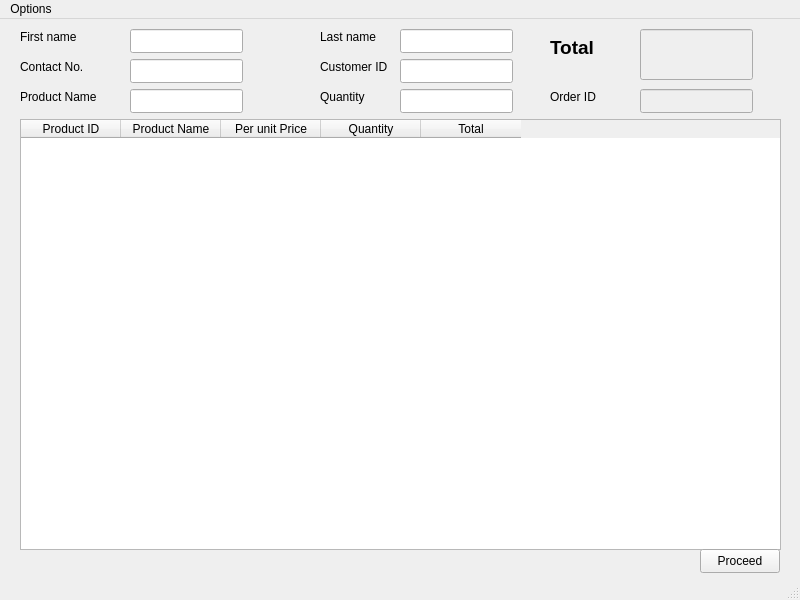
<?xml version="1.0" encoding="UTF-8"?>
<ui version="4.0">
 <class>MainWindow</class>
 <widget class="QMainWindow" name="MainWindow">
  <property name="geometry">
   <rect>
    <x>0</x>
    <y>0</y>
    <width>800</width>
    <height>600</height>
   </rect>
  </property>
  <property name="windowTitle">
   <string>MainWindow</string>
  </property>
  <widget class="QWidget" name="centralwidget">
   <widget class="QLineEdit" name="lineEdit_5">
    <property name="geometry">
     <rect>
      <x>400</x>
      <y>70</y>
      <width>113</width>
      <height>24</height>
     </rect>
    </property>
   </widget>
   <widget class="QLabel" name="label_7">
    <property name="geometry">
     <rect>
      <x>550</x>
      <y>70</y>
      <width>71</width>
      <height>16</height>
     </rect>
    </property>
    <property name="text">
     <string>Order ID</string>
    </property>
   </widget>
   <widget class="QLabel" name="label_5">
    <property name="geometry">
     <rect>
      <x>20</x>
      <y>70</y>
      <width>81</width>
      <height>16</height>
     </rect>
    </property>
    <property name="text">
     <string>Product Name</string>
    </property>
   </widget>
   <widget class="QLineEdit" name="lineEdit_6">
    <property name="enabled">
     <bool>false</bool>
    </property>
    <property name="geometry">
     <rect>
      <x>640</x>
      <y>70</y>
      <width>113</width>
      <height>24</height>
     </rect>
    </property>
   </widget>
   <widget class="QLabel" name="label_8">
    <property name="geometry">
     <rect>
      <x>550</x>
      <y>20</y>
      <width>71</width>
      <height>16</height>
     </rect>
    </property>
    <property name="font">
     <font>
      <pointsize>14</pointsize>
      <bold>true</bold>
     </font>
    </property>
    <property name="text">
     <string>Total</string>
    </property>
   </widget>
   <widget class="QLabel" name="label_2">
    <property name="geometry">
     <rect>
      <x>20</x>
      <y>40</y>
      <width>71</width>
      <height>16</height>
     </rect>
    </property>
    <property name="text">
     <string>Contact No.</string>
    </property>
   </widget>
   <widget class="QLabel" name="label_3">
    <property name="geometry">
     <rect>
      <x>20</x>
      <y>10</y>
      <width>71</width>
      <height>16</height>
     </rect>
    </property>
    <property name="text">
     <string>First name</string>
    </property>
   </widget>
   <widget class="QLineEdit" name="lineEdit_7">
    <property name="enabled">
     <bool>false</bool>
    </property>
    <property name="geometry">
     <rect>
      <x>640</x>
      <y>10</y>
      <width>113</width>
      <height>51</height>
     </rect>
    </property>
   </widget>
   <widget class="QLineEdit" name="lineEdit_2">
    <property name="geometry">
     <rect>
      <x>400</x>
      <y>10</y>
      <width>113</width>
      <height>24</height>
     </rect>
    </property>
   </widget>
   <widget class="QLabel" name="label_6">
    <property name="geometry">
     <rect>
      <x>320</x>
      <y>70</y>
      <width>71</width>
      <height>16</height>
     </rect>
    </property>
    <property name="text">
     <string>Quantity</string>
    </property>
   </widget>
   <widget class="QLineEdit" name="lineEdit_3">
    <property name="geometry">
     <rect>
      <x>130</x>
      <y>40</y>
      <width>113</width>
      <height>24</height>
     </rect>
    </property>
   </widget>
   <widget class="QLineEdit" name="lineEdit_4">
    <property name="geometry">
     <rect>
      <x>130</x>
      <y>70</y>
      <width>113</width>
      <height>24</height>
     </rect>
    </property>
   </widget>
   <widget class="QLineEdit" name="lineEdit">
    <property name="enabled">
     <bool>true</bool>
    </property>
    <property name="geometry">
     <rect>
      <x>130</x>
      <y>10</y>
      <width>113</width>
      <height>24</height>
     </rect>
    </property>
   </widget>
   <widget class="QTableWidget" name="tableWidget">
    <property name="geometry">
     <rect>
      <x>20</x>
      <y>100</y>
      <width>761</width>
      <height>431</height>
     </rect>
    </property>
    <property name="sizePolicy">
     <sizepolicy hsizetype="Expanding" vsizetype="Expanding">
      <horstretch>0</horstretch>
      <verstretch>0</verstretch>
     </sizepolicy>
    </property>
    <property name="minimumSize">
     <size>
      <width>761</width>
      <height>431</height>
     </size>
    </property>
    <property name="sortingEnabled">
     <bool>false</bool>
    </property>
    <column>
     <property name="text">
      <string>Product ID</string>
     </property>
    </column>
    <column>
     <property name="text">
      <string>Product Name</string>
     </property>
    </column>
    <column>
     <property name="text">
      <string>Per unit Price</string>
     </property>
    </column>
    <column>
     <property name="text">
      <string>Quantity</string>
     </property>
    </column>
    <column>
     <property name="text">
      <string>Total</string>
     </property>
    </column>
   </widget>
   <widget class="QLabel" name="label_4">
    <property name="geometry">
     <rect>
      <x>320</x>
      <y>10</y>
      <width>71</width>
      <height>16</height>
     </rect>
    </property>
    <property name="text">
     <string>Last name</string>
    </property>
   </widget>
   <widget class="QPushButton" name="pushButton">
    <property name="geometry">
     <rect>
      <x>700</x>
      <y>530</y>
      <width>80</width>
      <height>24</height>
     </rect>
    </property>
    <property name="text">
     <string>Proceed</string>
    </property>
   </widget>
   <widget class="QLabel" name="label_9">
    <property name="geometry">
     <rect>
      <x>320</x>
      <y>40</y>
      <width>71</width>
      <height>16</height>
     </rect>
    </property>
    <property name="text">
     <string>Customer ID</string>
    </property>
   </widget>
   <widget class="QLineEdit" name="lineEdit_8">
    <property name="geometry">
     <rect>
      <x>400</x>
      <y>40</y>
      <width>113</width>
      <height>24</height>
     </rect>
    </property>
   </widget>
  </widget>
  <widget class="QMenuBar" name="menubar">
   <property name="geometry">
    <rect>
     <x>0</x>
     <y>0</y>
     <width>800</width>
     <height>21</height>
    </rect>
   </property>
   <widget class="QMenu" name="menuOptions">
    <property name="title">
     <string>Options</string>
    </property>
    <addaction name="actionAdd_Order"/>
    <addaction name="actionFiond_Order"/>
   </widget>
   <addaction name="menuOptions"/>
  </widget>
  <widget class="QStatusBar" name="statusbar"/>
  <action name="actionAdd_Order">
   <property name="text">
    <string>Add Order</string>
   </property>
  </action>
  <action name="actionFiond_Order">
   <property name="text">
    <string>Find Order</string>
   </property>
  </action>
 </widget>
 <resources/>
 <connections/>
</ui>
